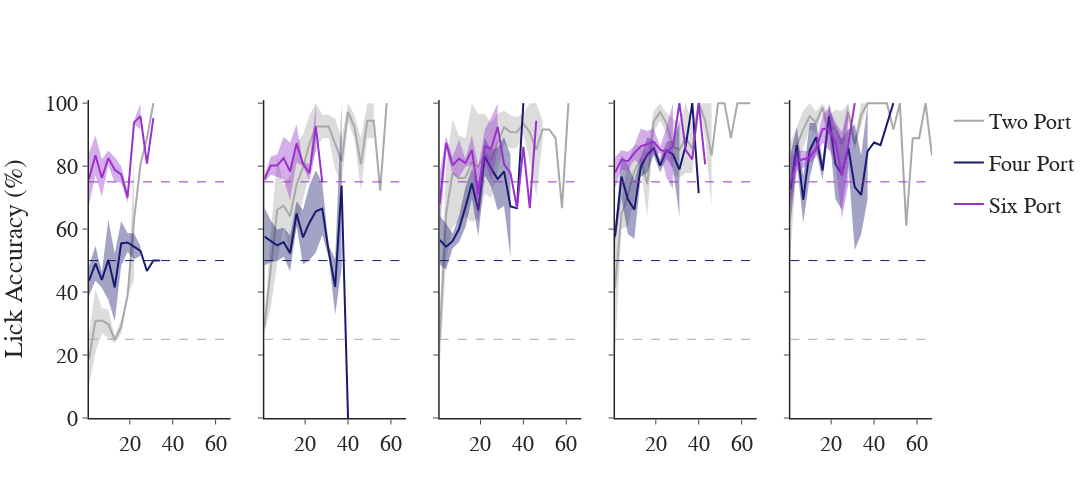

Notebook cell for this chart:
### Code cell
fig = pf.custom_graph_template(x_title='', y_title='', rows=1, columns=5, shared_y=True, shared_x=True, width=1200)
for gind, group in enumerate(['Two Port', 'Four Port', 'Six Port']):
    gdata = avg_acc[avg_acc['group'] == group]
    for idx, day in enumerate(gdata['day'].unique()):
        day_data = gdata[gdata['day'] == day]
        row, col = 1, idx + 1
        x_data = np.arange(1, np.array(day_data['trial'])[-1]*bin_size, bin_size)
        upper = day_data['lick_acc']['mean'] + day_data['lick_acc']['sem']
        lower = day_data['lick_acc']['mean'] - day_data['lick_acc']['sem']

        fig.add_trace(go.Scatter(x=x_data, y=day_data['lick_acc']['mean'], mode='lines', line_color=group_colors_dict[group], showlegend=False,
                                 name=group, legendgroup=group), row=row, col=col)
        fig.add_trace(go.Scatter(x=x_data, y=upper, mode='lines', marker=dict(color=error_color[gind]),
                                name='Upper Bound', line=dict(width=0), showlegend=False), row=row, col=col)
        fig.add_trace(go.Scatter(x=x_data, y=lower, mode='lines', marker=dict(color=error_color[gind]),
                                name='Lower Bound', line=dict(width=0), showlegend=False, fillcolor=error_color[gind], fill='tonexty'), row=row, col=col)
                             
fig.add_hline(y=25, line_width=1, line_dash='dash', line_color=chance_color, opacity=1)
fig.add_hline(y=50, line_width=1, line_dash='dash', line_color='midnightblue', opacity=1)
fig.add_hline(y=75, line_width=1, line_dash='dash', line_color='darkorchid', opacity=1)
fig.update_yaxes(title='Lick Accuracy (%)', col=1)
fig.update_xaxes(title='Trial', row=4)
fig.update_yaxes(range=[0, 101])
fig.data[0]['showlegend'] = True
fig.data[15]['showlegend'] = True
fig.data[30]['showlegend'] = True
fig.show()

### Figure 1 — Plotly figure (JSON) as saved in the notebook; plotly's stock layout.template omitted (floating-point values rounded to 4 significant figures)
{"data": [{"legendgroup": "Two Port", "line": {"color": "darkgrey"}, "mode": "lines", "name": "Two Port", "showlegend": true, "type": "scatter", "x": [1, 4, 7, 10, 13, 16, 19, 22, 25, 28, 31], "xaxis": "x", "y": [18.66, 30.82, 30.96, 29.83, 24.86, 29.04, 38.98, 62.98, 80.56, 88.89, 100], "yaxis": "y"}, {"line": {"width": 0}, "marker": {"color": "rgba(169,169,169,0.4)"}, "mode": "lines", "name": "Upper Bound", "showlegend": false, "type": "scatter", "x": [1, 4, 7, 10, 13, 16, 19, 22, 25, 28, 31], "xaxis": "x", "y": [26.95, 40.86, 34.92, 34.39, 25.99, 31.25, 39.23, 81.97, null, null, null], "yaxis": "y"}, {"fill": "tonexty", "fillcolor": "rgba(169,169,169,0.4)", "line": {"width": 0}, "marker": {"color": "rgba(169,169,169,0.4)"}, "mode": "lines", "name": "Lower Bound", "showlegend": false, "type": "scatter", "x": [1, 4, 7, 10, 13, 16, 19, 22, 25, 28, 31], "xaxis": "x", "y": [10.37, 20.79, 26.99, 25.27, 23.73, 26.83, 38.73, 43.99, null, null, null], "yaxis": "y"}, {"legendgroup": "Two Port", "line": {"color": "darkgrey"}, "mode": "lines", "name": "Two Port", "showlegend": false, "type": "scatter", "x": [1, 4, 7, 10, 13, 16, 19, 22, 25, 28, 31, 34, 37, 40, 43, 46, 49, 52, 55, 58], "xaxis": "x2", "y": [28.8, 46.97, 66.14, 67.41, 64.07, 74.07, 79.63, 87.04, 92.59, 92.59, 92.59, 87.04, 81.48, 97.22, 92.38, 80.56, 94.44, 94.44, 72.22, 100], "yaxis": "y2"}, {"line": {"width": 0}, "marker": {"color": "rgba(169,169,169,0.4)"}, "mode": "lines", "name": "Upper Bound", "showlegend": false, "type": "scatter", "x": [1, 4, 7, 10, 13, 16, 19, 22, 25, 28, 31, 34, 37, 40, 43, 46, 49, 52, 55, 58], "xaxis": "x2", "y": [30.77, 58.92, 83.07, 73.87, 77.16, 87.43, 89.94, 96.16, 100, 96.3, 96.3, 95.11, 88.89, 100, 96.35, 88.89, 100.0, 100.0, null, null], "yaxis": "y2"}, {"fill": "tonexty", "fillcolor": "rgba(169,169,169,0.4)", "line": {"width": 0}, "marker": {"color": "rgba(169,169,169,0.4)"}, "mode": "lines", "name": "Lower Bound", "showlegend": false, "type": "scatter", "x": [1, 4, 7, 10, 13, 16, 19, 22, 25, 28, 31, 34, 37, 40, 43, 46, 49, 52, 55, 58], "xaxis": "x2", "y": [26.83, 35.02, 49.2, 60.95, 50.98, 60.72, 69.32, 77.92, 85.19, 88.89, 88.89, 78.97, 74.07, 94.44, 88.42, 72.22, 88.89, 88.89, null, null], "yaxis": "y2"}, {"legendgroup": "Two Port", "line": {"color": "darkgrey"}, "mode": "lines", "name": "Two Port", "showlegend": false, "type": "scatter", "x": [1, 4, 7, 10, 13, 16, 19, 22, 25, 28, 31, 34, 37, 40, 43, 46, 49, 52, 55, 58, 61], "xaxis": "x3", "y": [24.49, 64.88, 77.78, 76.11, 76.39, 81.11, 79.86, 83.89, 81.81, 87.5, 92.36, 90.83, 90.74, 93.52, 90.74, 85.19, 91.67, 91.67, 88.89, 66.67, 100], "yaxis": "y3"}, {"line": {"width": 0}, "marker": {"color": "rgba(169,169,169,0.4)"}, "mode": "lines", "name": "Upper Bound", "showlegend": false, "type": "scatter", "x": [1, 4, 7, 10, 13, 16, 19, 22, 25, 28, 31, 34, 37, 40, 43, 46, 49, 52, 55, 58, 61], "xaxis": "x3", "y": [32.75, 80.15, 94.9, 89.67, 88.89, 100, 96.5, 96.57, 93.75, 96.68, 97.6, 96.17, 95.64, 96.86, 100.0, 100, 94.44, null, null, null, null], "yaxis": "y3"}, {"fill": "tonexty", "fillcolor": "rgba(169,169,169,0.4)", "line": {"width": 0}, "marker": {"color": "rgba(169,169,169,0.4)"}, "mode": "lines", "name": "Lower Bound", "showlegend": false, "type": "scatter", "x": [1, 4, 7, 10, 13, 16, 19, 22, 25, 28, 31, 34, 37, 40, 43, 46, 49, 52, 55, 58, 61], "xaxis": "x3", "y": [16.24, 49.61, 60.65, 62.55, 63.89, 62.22, 63.22, 71.21, 69.86, 78.32, 87.12, 85.5, 85.84, 90.18, 81.48, 70.37, 88.89, null, null, null, null], "yaxis": "y3"}, {"legendgroup": "Two Port", "line": {"color": "darkgrey"}, "mode": "lines", "name": "Two Port", "showlegend": false, "type": "scatter", "x": [1, 4, 7, 10, 13, 16, 19, 22, 25, 28, 31, 34, 37, 40, 43, 46, 49, 52, 55, 58, 61, 64], "xaxis": "x4", "y": [41.43, 64.79, 70.83, 78.33, 82.64, 74.21, 94.1, 97.22, 93.52, 86.11, 85.24, 88.89, 85.56, 100, 94.44, 83.33, 100, 100, 88.89, 100, 100, 100], "yaxis": "y4"}, {"line": {"width": 0}, "marker": {"color": "rgba(169,169,169,0.4)"}, "mode": "lines", "name": "Upper Bound", "showlegend": false, "type": "scatter", "x": [1, 4, 7, 10, 13, 16, 19, 22, 25, 28, 31, 34, 37, 40, 43, 46, 49, 52, 55, 58, 61, 64], "xaxis": "x4", "y": [62.61, 69.57, 80.82, 87.13, 85.92, 84.43, 97.52, 100, 96.86, 95.04, 94.2, 100, 93.33, 100, 100, 100.0, null, null, null, null, null, null], "yaxis": "y4"}, {"fill": "tonexty", "fillcolor": "rgba(169,169,169,0.4)", "line": {"width": 0}, "marker": {"color": "rgba(169,169,169,0.4)"}, "mode": "lines", "name": "Lower Bound", "showlegend": false, "type": "scatter", "x": [1, 4, 7, 10, 13, 16, 19, 22, 25, 28, 31, 34, 37, 40, 43, 46, 49, 52, 55, 58, 61, 64], "xaxis": "x4", "y": [20.25, 60.02, 60.85, 69.53, 79.36, 63.98, 90.68, 94.44, 90.18, 77.18, 76.27, 77.78, 77.78, 100, 88.89, 66.67, null, null, null, null, null, null], "yaxis": "y4"}, {"legendgroup": "Two Port", "line": {"color": "darkgrey"}, "mode": "lines", "name": "Two Port", "showlegend": false, "type": "scatter", "x": [1, 4, 7, 10, 13, 16, 19, 22, 25, 28, 31, 34, 37, 40, 43, 46, 49, 52, 55, 58, 61, 64, 67], "xaxis": "x5", "y": [69.68, 86.53, 91.67, 95.83, 93.89, 98.61, 90.28, 92.78, 86.81, 97.22, 87.04, 96.3, 100, 100, 100, 100, 91.67, 100, 61.11, 88.89, 88.89, 100, 83.33], "yaxis": "y5"}, {"line": {"width": 0}, "marker": {"color": "rgba(169,169,169,0.4)"}, "mode": "lines", "name": "Upper Bound", "showlegend": false, "type": "scatter", "x": [1, 4, 7, 10, 13, 16, 19, 22, 25, 28, 31, 34, 37, 40, 43, 46, 49, 52, 55, 58, 61, 64, 67], "xaxis": "x5", "y": [87.41, 92.26, 97.56, 100, 97.45, 100, 96.0, 98.02, 97.41, 100, 88.89, 100, 100, 100, null, null, null, null, null, null, null, null, null], "yaxis": "y5"}, {"fill": "tonexty", "fillcolor": "rgba(169,169,169,0.4)", "line": {"width": 0}, "marker": {"color": "rgba(169,169,169,0.4)"}, "mode": "lines", "name": "Lower Bound", "showlegend": false, "type": "scatter", "x": [1, 4, 7, 10, 13, 16, 19, 22, 25, 28, 31, 34, 37, 40, 43, 46, 49, 52, 55, 58, 61, 64, 67], "xaxis": "x5", "y": [51.95, 80.8, 85.77, 91.67, 90.33, 97.22, 84.55, 87.54, 76.21, 94.44, 85.19, 92.59, 100, 100, null, null, null, null, null, null, null, null, null], "yaxis": "y5"}, {"legendgroup": "Four Port", "line": {"color": "midnightblue"}, "mode": "lines", "name": "Four Port", "showlegend": true, "type": "scatter", "x": [1, 4, 7, 10, 13, 16, 19, 22, 25, 28, 31, 34], "xaxis": "x", "y": [43.61, 49.07, 43.88, 50.28, 41.45, 55.45, 55.73, 54.51, 53.08, 46.67, 50, 50], "yaxis": "y"}, {"line": {"width": 0}, "marker": {"color": "rgba(25,25,112,0.4)"}, "mode": "lines", "name": "Upper Bound", "showlegend": false, "type": "scatter", "x": [1, 4, 7, 10, 13, 16, 19, 22, 25, 28, 31, 34], "xaxis": "x", "y": [48.33, 54.59, 46.37, 63.0, 52.27, 62.49, 58.78, 58.58, 54.63, null, null, null], "yaxis": "y"}, {"fill": "tonexty", "fillcolor": "rgba(25,25,112,0.4)", "line": {"width": 0}, "marker": {"color": "rgba(25,25,112,0.4)"}, "mode": "lines", "name": "Lower Bound", "showlegend": false, "type": "scatter", "x": [1, 4, 7, 10, 13, 16, 19, 22, 25, 28, 31, 34], "xaxis": "x", "y": [38.89, 43.56, 41.38, 37.56, 30.64, 48.41, 52.69, 50.44, 51.52, null, null, null], "yaxis": "y"}, {"legendgroup": "Four Port", "line": {"color": "midnightblue"}, "mode": "lines", "name": "Four Port", "showlegend": false, "type": "scatter", "x": [1, 4, 7, 10, 13, 16, 19, 22, 25, 28, 31, 34, 37, 40], "xaxis": "x2", "y": [57.62, 56.18, 54.81, 55.84, 52.3, 64.92, 57.39, 62.03, 65.63, 66.48, 52.86, 41.65, 73.81, 0], "yaxis": "y2"}, {"line": {"width": 0}, "marker": {"color": "rgba(25,25,112,0.4)"}, "mode": "lines", "name": "Upper Bound", "showlegend": false, "type": "scatter", "x": [1, 4, 7, 10, 13, 16, 19, 22, 25, 28, 31, 34, 37, 40], "xaxis": "x2", "y": [66.79, 62.84, 59.77, 60.47, 57.98, 68.87, 66.05, 73.87, 78.69, 74.65, 54.76, 50.53, 100, null], "yaxis": "y2"}, {"fill": "tonexty", "fillcolor": "rgba(25,25,112,0.4)", "line": {"width": 0}, "marker": {"color": "rgba(25,25,112,0.4)"}, "mode": "lines", "name": "Lower Bound", "showlegend": false, "type": "scatter", "x": [1, 4, 7, 10, 13, 16, 19, 22, 25, 28, 31, 34, 37, 40], "xaxis": "x2", "y": [48.44, 49.52, 49.85, 51.22, 46.62, 60.97, 48.74, 50.18, 52.58, 58.3, 50.95, 32.78, 47.62, null], "yaxis": "y2"}, {"legendgroup": "Four Port", "line": {"color": "midnightblue"}, "mode": "lines", "name": "Four Port", "showlegend": false, "type": "scatter", "x": [1, 4, 7, 10, 13, 16, 19, 22, 25, 28, 31, 34, 37, 40], "xaxis": "x3", "y": [56.56, 54.42, 56.15, 60, 67.02, 74.52, 65.97, 83.06, 79.26, 75.87, 78.33, 67.22, 66.67, 100], "yaxis": "y3"}, {"line": {"width": 0}, "marker": {"color": "rgba(25,25,112,0.4)"}, "mode": "lines", "name": "Upper Bound", "showlegend": false, "type": "scatter", "x": [1, 4, 7, 10, 13, 16, 19, 22, 25, 28, 31, 34, 37, 40], "xaxis": "x3", "y": [64.35, 61.72, 58.5, 64.08, 73.37, 79.36, 74.22, 88.99, 85.04, 85.86, 89.26, 83.65, null, null], "yaxis": "y3"}, {"fill": "tonexty", "fillcolor": "rgba(25,25,112,0.4)", "line": {"width": 0}, "marker": {"color": "rgba(25,25,112,0.4)"}, "mode": "lines", "name": "Lower Bound", "showlegend": false, "type": "scatter", "x": [1, 4, 7, 10, 13, 16, 19, 22, 25, 28, 31, 34, 37, 40], "xaxis": "x3", "y": [48.78, 47.13, 53.8, 55.92, 60.68, 69.69, 57.72, 77.12, 73.47, 65.88, 67.4, 50.79, null, null], "yaxis": "y3"}, {"legendgroup": "Four Port", "line": {"color": "midnightblue"}, "mode": "lines", "name": "Four Port", "showlegend": false, "type": "scatter", "x": [1, 4, 7, 10, 13, 16, 19, 22, 25, 28, 31, 34, 37, 40], "xaxis": "x4", "y": [57.62, 76.67, 69.44, 66.16, 79.76, 83.61, 85.69, 80.14, 85.04, 83.68, 78.89, 86.67, 100, 71.43], "yaxis": "y4"}, {"line": {"width": 0}, "marker": {"color": "rgba(25,25,112,0.4)"}, "mode": "lines", "name": "Upper Bound", "showlegend": false, "type": "scatter", "x": [1, 4, 7, 10, 13, 16, 19, 22, 25, 28, 31, 34, 37, 40], "xaxis": "x4", "y": [59.43, 83.49, 80.54, 75.38, 82.98, 89.28, 87.94, 82.27, 87.69, 88.1, 93.84, null, null, null], "yaxis": "y4"}, {"fill": "tonexty", "fillcolor": "rgba(25,25,112,0.4)", "line": {"width": 0}, "marker": {"color": "rgba(25,25,112,0.4)"}, "mode": "lines", "name": "Lower Bound", "showlegend": false, "type": "scatter", "x": [1, 4, 7, 10, 13, 16, 19, 22, 25, 28, 31, 34, 37, 40], "xaxis": "x4", "y": [55.8, 69.85, 58.35, 56.95, 76.54, 77.94, 83.44, 78.01, 82.39, 79.26, 63.94, null, null, null], "yaxis": "y4"}, {"legendgroup": "Four Port", "line": {"color": "midnightblue"}, "mode": "lines", "name": "Four Port", "showlegend": false, "type": "scatter", "x": [1, 4, 7, 10, 13, 16, 19, 22, 25, 28, 31, 34, 37, 40, 43, 46, 49], "xaxis": "x5", "y": [72.5, 86.69, 69.35, 85, 89.17, 78.68, 95.83, 80.69, 77.41, 85.83, 73.33, 70.83, 84.72, 87.5, 86.67, 93.33, 100], "yaxis": "y5"}, {"line": {"width": 0}, "marker": {"color": "rgba(25,25,112,0.4)"}, "mode": "lines", "name": "Upper Bound", "showlegend": false, "type": "scatter", "x": [1, 4, 7, 10, 13, 16, 19, 22, 25, 28, 31, 34, 37, 40, 43, 46, 49], "xaxis": "x5", "y": [83.73, 92.41, 76.82, 93.66, 93.71, 81.78, 100, 91.91, 88.71, 91.67, 93.33, 83.33, 100.0, null, null, null, null], "yaxis": "y5"}, {"fill": "tonexty", "fillcolor": "rgba(25,25,112,0.4)", "line": {"width": 0}, "marker": {"color": "rgba(25,25,112,0.4)"}, "mode": "lines", "name": "Lower Bound", "showlegend": false, "type": "scatter", "x": [1, 4, 7, 10, 13, 16, 19, 22, 25, 28, 31, 34, 37, 40, 43, 46, 49], "xaxis": "x5", "y": [61.27, 80.97, 61.87, 76.34, 84.63, 75.58, 91.67, 69.48, 66.11, 80.0, 53.33, 58.33, 69.44, null, null, null, null], "yaxis": "y5"}, {"legendgroup": "Six Port", "line": {"color": "darkorchid"}, "mode": "lines", "name": "Six Port", "showlegend": true, "type": "scatter", "x": [1, 4, 7, 10, 13, 16, 19, 22, 25, 28, 31], "xaxis": "x", "y": [75.92, 83.45, 76.23, 82.59, 78.81, 77.38, 70.07, 93.89, 95.83, 80.75, 95.24], "yaxis": "y"}, {"line": {"width": 0}, "marker": {"color": "rgba(153,50,204,0.4)"}, "mode": "lines", "name": "Upper Bound", "showlegend": false, "type": "scatter", "x": [1, 4, 7, 10, 13, 16, 19, 22, 25, 28, 31], "xaxis": "x", "y": [84.18, 89.71, 82.14, 85, 82.82, 79.98, 71.9, 94.44, 100.0, null, null], "yaxis": "y"}, {"fill": "tonexty", "fillcolor": "rgba(153,50,204,0.4)", "line": {"width": 0}, "marker": {"color": "rgba(153,50,204,0.4)"}, "mode": "lines", "name": "Lower Bound", "showlegend": false, "type": "scatter", "x": [1, 4, 7, 10, 13, 16, 19, 22, 25, 28, 31], "xaxis": "x", "y": [67.67, 77.19, 70.32, 80.19, 74.8, 74.78, 68.25, 93.33, 91.67, null, null], "yaxis": "y"}, {"legendgroup": "Six Port", "line": {"color": "darkorchid"}, "mode": "lines", "name": "Six Port", "showlegend": false, "type": "scatter", "x": [1, 4, 7, 10, 13, 16, 19, 22, 25, 28, 31], "xaxis": "x2", "y": [75.84, 80.16, 80.16, 82.57, 78.31, 87.22, 80.7, 77.78, 92.5, 74.81, null], "yaxis": "y2"}, {"line": {"width": 0}, "marker": {"color": "rgba(153,50,204,0.4)"}, "mode": "lines", "name": "Upper Bound", "showlegend": false, "type": "scatter", "x": [1, 4, 7, 10, 13, 16, 19, 22, 25, 28, 31], "xaxis": "x2", "y": [76.98, 83.03, 83.69, 89.33, 87.44, 93.33, 81.35, 80.56, 100, null, null], "yaxis": "y2"}, {"fill": "tonexty", "fillcolor": "rgba(153,50,204,0.4)", "line": {"width": 0}, "marker": {"color": "rgba(153,50,204,0.4)"}, "mode": "lines", "name": "Lower Bound", "showlegend": false, "type": "scatter", "x": [1, 4, 7, 10, 13, 16, 19, 22, 25, 28, 31], "xaxis": "x2", "y": [74.69, 77.29, 76.63, 75.81, 69.17, 81.11, 80.05, 75.0, 85, null, null], "yaxis": "y2"}, {"legendgroup": "Six Port", "line": {"color": "darkorchid"}, "mode": "lines", "name": "Six Port", "showlegend": false, "type": "scatter", "x": [1, 4, 7, 10, 13, 16, 19, 22, 25, 28, 31, 34, 37, 40, 43, 46], "xaxis": "x3", "y": [68.04, 87.39, 80.26, 82.38, 80.99, 85.16, 71.13, 86.32, 85.56, 92.5, 80.56, 77.78, 66.67, 86.11, 66.67, 94.44], "yaxis": "y3"}, {"line": {"width": 0}, "marker": {"color": "rgba(153,50,204,0.4)"}, "mode": "lines", "name": "Upper Bound", "showlegend": false, "type": "scatter", "x": [1, 4, 7, 10, 13, 16, 19, 22, 25, 28, 31, 34, 37, 40, 43, 46], "xaxis": "x3", "y": [77.62, 89.55, 82.92, 88.47, 82.2, 89.88, 79.76, 91.63, 95.43, 100, null, null, null, null, null, null], "yaxis": "y3"}, {"fill": "tonexty", "fillcolor": "rgba(153,50,204,0.4)", "line": {"width": 0}, "marker": {"color": "rgba(153,50,204,0.4)"}, "mode": "lines", "name": "Lower Bound", "showlegend": false, "type": "scatter", "x": [1, 4, 7, 10, 13, 16, 19, 22, 25, 28, 31, 34, 37, 40, 43, 46], "xaxis": "x3", "y": [58.45, 85.23, 77.6, 76.29, 79.79, 80.44, 62.5, 81.01, 75.68, 85, null, null, null, null, null, null], "yaxis": "y3"}, {"legendgroup": "Six Port", "line": {"color": "darkorchid"}, "mode": "lines", "name": "Six Port", "showlegend": false, "type": "scatter", "x": [1, 4, 7, 10, 13, 16, 19, 22, 25, 28, 31, 34, 37, 40, 43, 46], "xaxis": "x4", "y": [77.93, 82.06, 81.51, 84.16, 86.28, 87.04, 87.76, 85.22, 84.39, 86.31, 100, 85, 82.14, 100, 80.56, null], "yaxis": "y4"}, {"line": {"width": 0}, "marker": {"color": "rgba(153,50,204,0.4)"}, "mode": "lines", "name": "Upper Bound", "showlegend": false, "type": "scatter", "x": [1, 4, 7, 10, 13, 16, 19, 22, 25, 28, 31, 34, 37, 40, 43, 46], "xaxis": "x4", "y": [82.79, 85.08, 84.54, 86.37, 91.97, 91.14, 91.97, 86.21, 92.36, 100, null, null, null, null, null, null], "yaxis": "y4"}, {"fill": "tonexty", "fillcolor": "rgba(153,50,204,0.4)", "line": {"width": 0}, "marker": {"color": "rgba(153,50,204,0.4)"}, "mode": "lines", "name": "Lower Bound", "showlegend": false, "type": "scatter", "x": [1, 4, 7, 10, 13, 16, 19, 22, 25, 28, 31, 34, 37, 40, 43, 46], "xaxis": "x4", "y": [73.07, 79.04, 78.49, 81.95, 80.59, 82.95, 83.54, 84.22, 76.42, 72.62, null, null, null, null, null, null], "yaxis": "y4"}, {"legendgroup": "Six Port", "line": {"color": "darkorchid"}, "mode": "lines", "name": "Six Port", "showlegend": false, "type": "scatter", "x": [1, 4, 7, 10, 13, 16, 19, 22, 25, 28, 31], "xaxis": "x5", "y": [74.65, 81.65, 82.2, 82.81, 85.45, 91.8, 91.93, 87.49, 77.04, 87.04, 100], "yaxis": "y5"}, {"line": {"width": 0}, "marker": {"color": "rgba(153,50,204,0.4)"}, "mode": "lines", "name": "Upper Bound", "showlegend": false, "type": "scatter", "x": [1, 4, 7, 10, 13, 16, 19, 22, 25, 28, 31], "xaxis": "x5", "y": [82.74, 85.06, 84.95, 84.68, 87.9, 96.2, 98.66, 93.96, 90.74, 100.0, null], "yaxis": "y5"}, {"fill": "tonexty", "fillcolor": "rgba(153,50,204,0.4)", "line": {"width": 0}, "marker": {"color": "rgba(153,50,204,0.4)"}, "mode": "lines", "name": "Lower Bound", "showlegend": false, "type": "scatter", "x": [1, 4, 7, 10, 13, 16, 19, 22, 25, 28, 31], "xaxis": "x5", "y": [66.56, 78.23, 79.44, 80.94, 82.99, 87.4, 85.2, 81.01, 63.33, 74.07, null], "yaxis": "y5"}], "layout": {"font": {"family": "Arial", "size": 22}, "height": 500, "shapes": [{"line": {"color": "darkgrey", "dash": "dash", "width": 1}, "opacity": 1, "type": "line", "x0": 0, "x1": 1, "xref": "x domain", "y0": 25, "y1": 25, "yref": "y"}, {"line": {"color": "darkgrey", "dash": "dash", "width": 1}, "opacity": 1, "type": "line", "x0": 0, "x1": 1, "xref": "x2 domain", "y0": 25, "y1": 25, "yref": "y2"}, {"line": {"color": "darkgrey", "dash": "dash", "width": 1}, "opacity": 1, "type": "line", "x0": 0, "x1": 1, "xref": "x3 domain", "y0": 25, "y1": 25, "yref": "y3"}, {"line": {"color": "darkgrey", "dash": "dash", "width": 1}, "opacity": 1, "type": "line", "x0": 0, "x1": 1, "xref": "x4 domain", "y0": 25, "y1": 25, "yref": "y4"}, {"line": {"color": "darkgrey", "dash": "dash", "width": 1}, "opacity": 1, "type": "line", "x0": 0, "x1": 1, "xref": "x5 domain", "y0": 25, "y1": 25, "yref": "y5"}, {"line": {"color": "midnightblue", "dash": "dash", "width": 1}, "opacity": 1, "type": "line", "x0": 0, "x1": 1, "xref": "x domain", "y0": 50, "y1": 50, "yref": "y"}, {"line": {"color": "midnightblue", "dash": "dash", "width": 1}, "opacity": 1, "type": "line", "x0": 0, "x1": 1, "xref": "x2 domain", "y0": 50, "y1": 50, "yref": "y2"}, {"line": {"color": "midnightblue", "dash": "dash", "width": 1}, "opacity": 1, "type": "line", "x0": 0, "x1": 1, "xref": "x3 domain", "y0": 50, "y1": 50, "yref": "y3"}, {"line": {"color": "midnightblue", "dash": "dash", "width": 1}, "opacity": 1, "type": "line", "x0": 0, "x1": 1, "xref": "x4 domain", "y0": 50, "y1": 50, "yref": "y4"}, {"line": {"color": "midnightblue", "dash": "dash", "width": 1}, "opacity": 1, "type": "line", "x0": 0, "x1": 1, "xref": "x5 domain", "y0": 50, "y1": 50, "yref": "y5"}, {"line": {"color": "darkorchid", "dash": "dash", "width": 1}, "opacity": 1, "type": "line", "x0": 0, "x1": 1, "xref": "x domain", "y0": 75, "y1": 75, "yref": "y"}, {"line": {"color": "darkorchid", "dash": "dash", "width": 1}, "opacity": 1, "type": "line", "x0": 0, "x1": 1, "xref": "x2 domain", "y0": 75, "y1": 75, "yref": "y2"}, {"line": {"color": "darkorchid", "dash": "dash", "width": 1}, "opacity": 1, "type": "line", "x0": 0, "x1": 1, "xref": "x3 domain", "y0": 75, "y1": 75, "yref": "y3"}, {"line": {"color": "darkorchid", "dash": "dash", "width": 1}, "opacity": 1, "type": "line", "x0": 0, "x1": 1, "xref": "x4 domain", "y0": 75, "y1": 75, "yref": "y4"}, {"line": {"color": "darkorchid", "dash": "dash", "width": 1}, "opacity": 1, "type": "line", "x0": 0, "x1": 1, "xref": "x5 domain", "y0": 75, "y1": 75, "yref": "y5"}], "title": {"x": 0.5, "xanchor": "center", "y": 0.9, "yanchor": "top"}, "width": 1200, "xaxis": {"anchor": "y", "domain": [0, 0.168], "linewidth": 1.5, "matches": "x", "title": {"text": ""}}, "xaxis2": {"anchor": "y2", "domain": [0.208, 0.376], "linewidth": 1.5, "matches": "x", "title": {"text": ""}}, "xaxis3": {"anchor": "y3", "domain": [0.416, 0.584], "linewidth": 1.5, "matches": "x", "title": {"text": ""}}, "xaxis4": {"anchor": "y4", "domain": [0.624, 0.792], "linewidth": 1.5, "matches": "x", "title": {"text": ""}}, "xaxis5": {"anchor": "y5", "domain": [0.832, 1], "linewidth": 1.5, "matches": "x", "title": {"text": ""}}, "yaxis": {"anchor": "x", "domain": [0, 1], "linewidth": 1.5, "matches": "y", "range": [0, 101], "title": {"text": "Lick Accuracy (%)"}}, "yaxis2": {"anchor": "x2", "domain": [0, 1], "linewidth": 1.5, "matches": "y", "range": [0, 101], "showticklabels": false, "title": {"text": ""}}, "yaxis3": {"anchor": "x3", "domain": [0, 1], "linewidth": 1.5, "matches": "y", "range": [0, 101], "showticklabels": false, "title": {"text": ""}}, "yaxis4": {"anchor": "x4", "domain": [0, 1], "linewidth": 1.5, "matches": "y", "range": [0, 101], "showticklabels": false, "title": {"text": ""}}, "yaxis5": {"anchor": "x5", "domain": [0, 1], "linewidth": 1.5, "matches": "y", "range": [0, 101], "showticklabels": false, "title": {"text": ""}}}}
